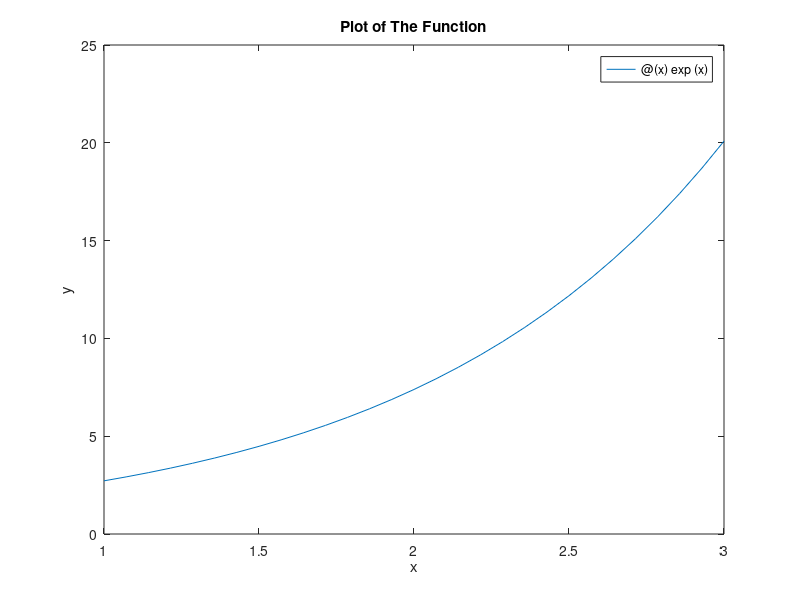

The MATLAB source for this figure:
%Definite Integration
clear
clc
close all

%Input
func = @(x) exp(x);                 %Function
dx = 0.001;                         %Step Size
l_limit = 1;                        %Lower Limit
u_limit = 3;                        %Upper Limit
n = (u_limit-l_limit)/dx;
a = zeros(n,1);
z = zeros(n,1);

%Main Loop
for i = 1:n
    z(i) = func(l_limit);
    a(i) = (z(i)*dx);
    l_limit = l_limit+dx;
end

%Results
l_limit = 1;                        %Lower Limit for Plotting
fplot(func,[l_limit u_limit])
title('Plot of The Function')
xlabel('x');
ylabel('y');
s = sum(a);
disp('Integral Value');
disp(s);